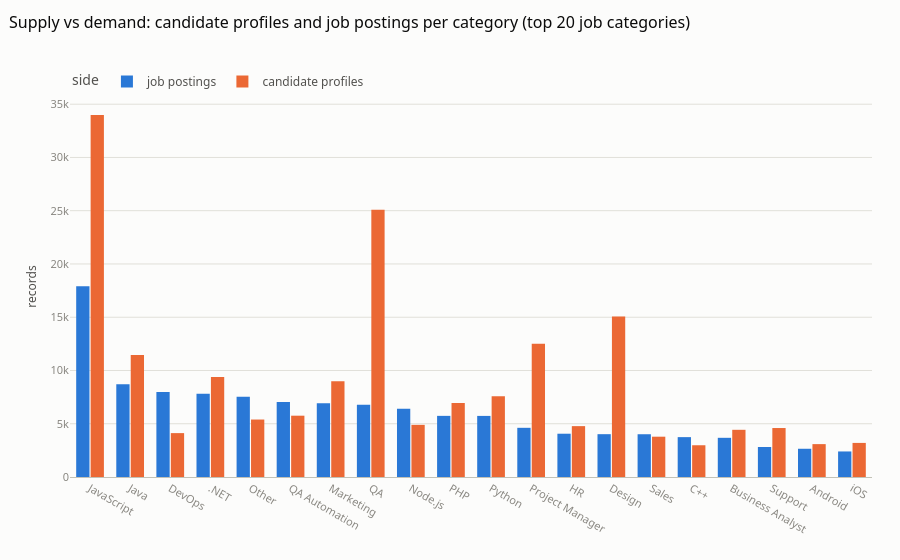

Notebook source saved alongside this figure:
### Code cell
fig = px.bar(sd.melt(id_vars="category", value_vars=["job postings", "candidate profiles"], var_name="side", value_name="count"),
             x="category", y="count", color="side", barmode="group", title="Supply vs demand: candidate profiles and job postings per category (top 20 job categories)")
fig.update_layout(xaxis_title="", yaxis_title="records")
viz.save_fig(fig, "eda03_supply_demand", "Supply–demand by category: number of candidate profiles vs job postings for the 20 largest job categories on Djinni.")
fig

### Figure 1 — Plotly figure (JSON) as saved in the notebook; plotly's stock layout.template omitted (floating-point values rounded to 4 significant figures)
{"data": [{"alignmentgroup": "True", "hovertemplate": "side=job postings<br>category=%{x}<br>count=%{y}<extra></extra>", "legendgroup": "job postings", "marker": {"color": "#2a78d6", "pattern": {"shape": ""}}, "name": "job postings", "offsetgroup": "job postings", "orientation": "v", "showlegend": true, "textposition": "auto", "type": "bar", "x": ["JavaScript", "Java", "DevOps", ".NET", "Other", "QA Automation", "Marketing", "QA", "Node.js", "PHP", "Python", "Project Manager", "HR", "Design", "Sales", "C++", "Business Analyst", "Support", "Android", "iOS"], "xaxis": "x", "y": [17903, 8712, 7979, 7826, 7536, 7047, 6933, 6774, 6416, 5740, 5735, 4618, 4063, 4020, 4014, 3743, 3679, 2819, 2651, 2398], "yaxis": "y"}, {"alignmentgroup": "True", "hovertemplate": "side=candidate profiles<br>category=%{x}<br>count=%{y}<extra></extra>", "legendgroup": "candidate profiles", "marker": {"color": "#eb6834", "pattern": {"shape": ""}}, "name": "candidate profiles", "offsetgroup": "candidate profiles", "orientation": "v", "showlegend": true, "textposition": "auto", "type": "bar", "x": ["JavaScript", "Java", "DevOps", ".NET", "Other", "QA Automation", "Marketing", "QA", "Node.js", "PHP", "Python", "Project Manager", "HR", "Design", "Sales", "C++", "Business Analyst", "Support", "Android", "iOS"], "xaxis": "x", "y": [33980, 11463, 4120, 9388, 5395, 5756, 8984, 25089, 4896, 6947, 7588, 12499, 4776, 15068, 3784, 2981, 4431, 4597, 3087, 3200], "yaxis": "y"}], "layout": {"autosize": true, "barmode": "group", "legend": {"title": {"text": "side"}, "tracegroupgap": 0}, "title": {"text": "Supply vs demand: candidate profiles and job postings per category (top 20 job categories)"}, "xaxis": {"anchor": "y", "domain": [0.0, 1.0], "title": {"text": ""}}, "yaxis": {"anchor": "x", "domain": [0.0, 1.0], "title": {"text": "records"}}}}
